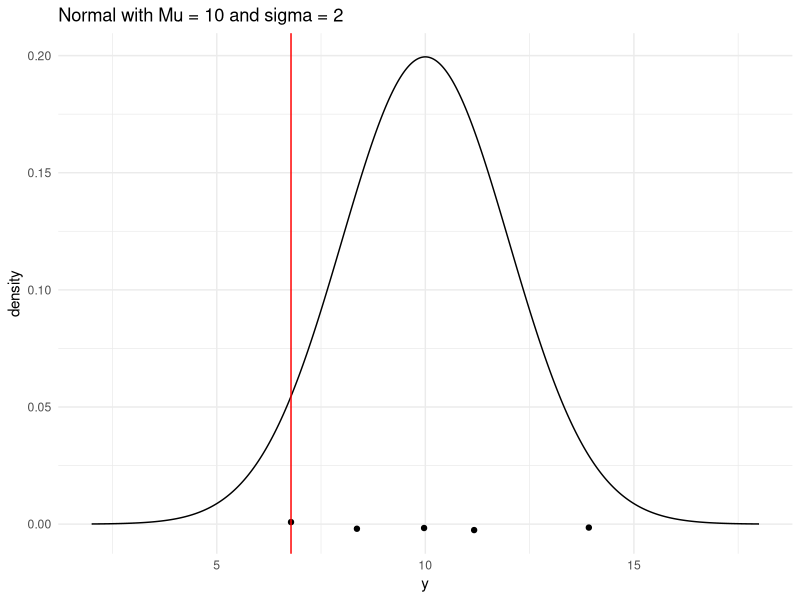
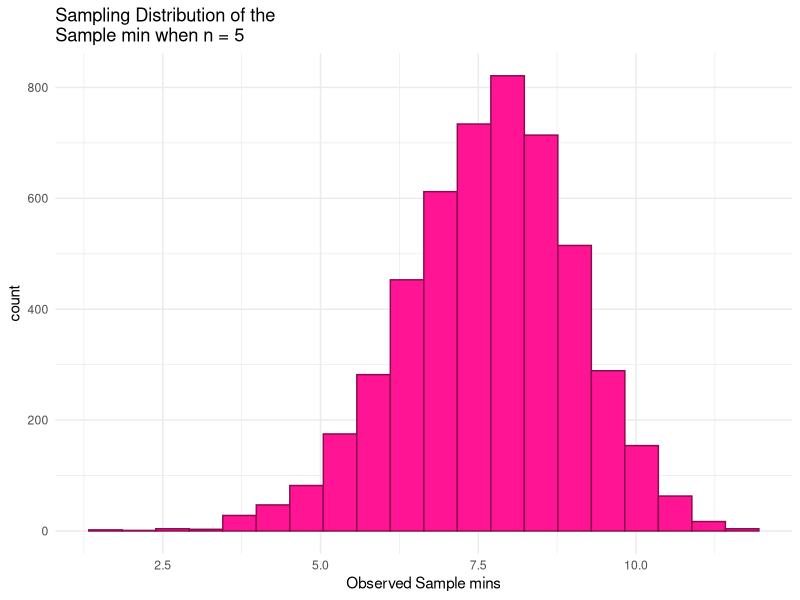
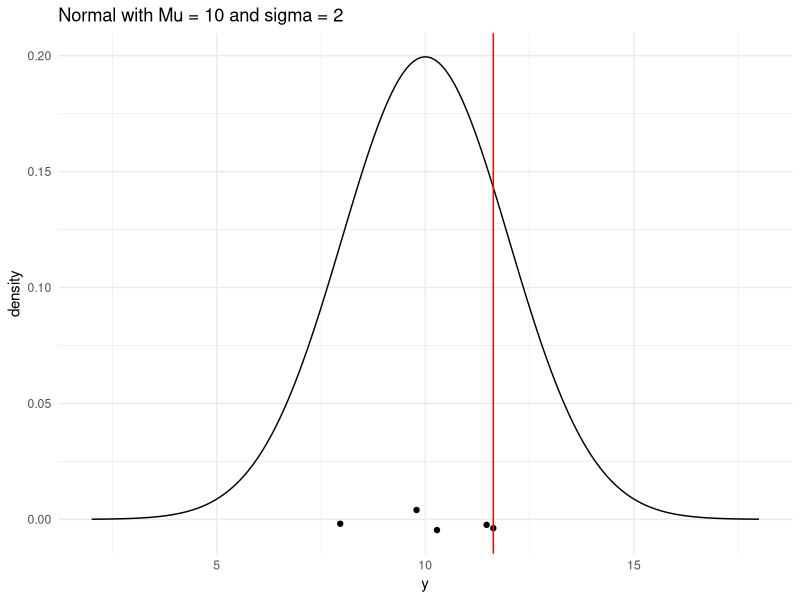
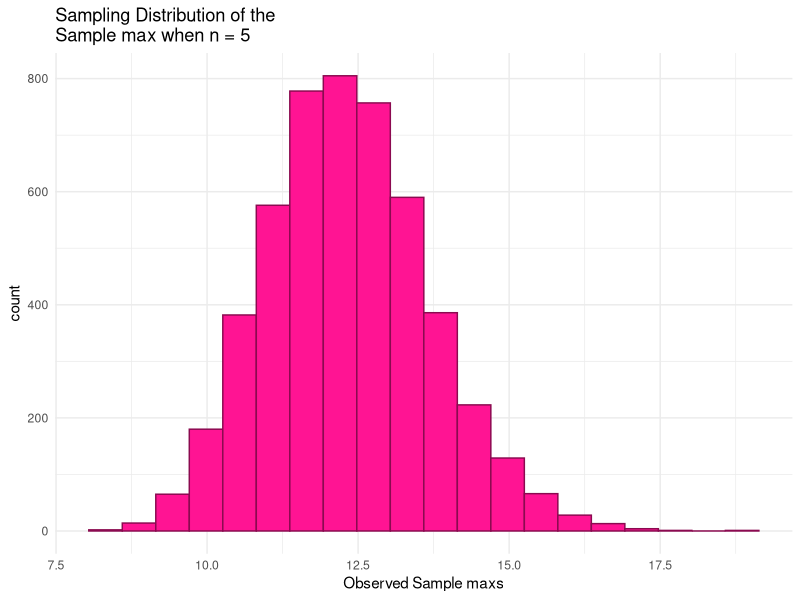
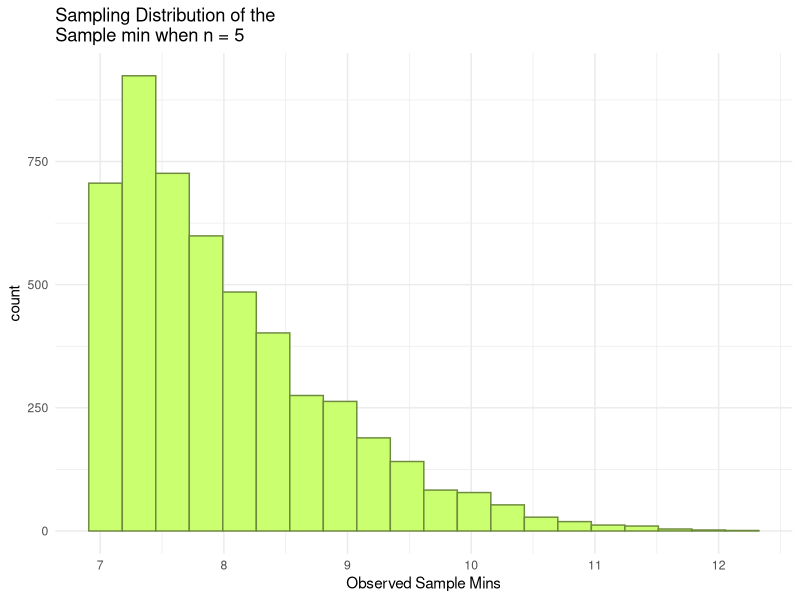
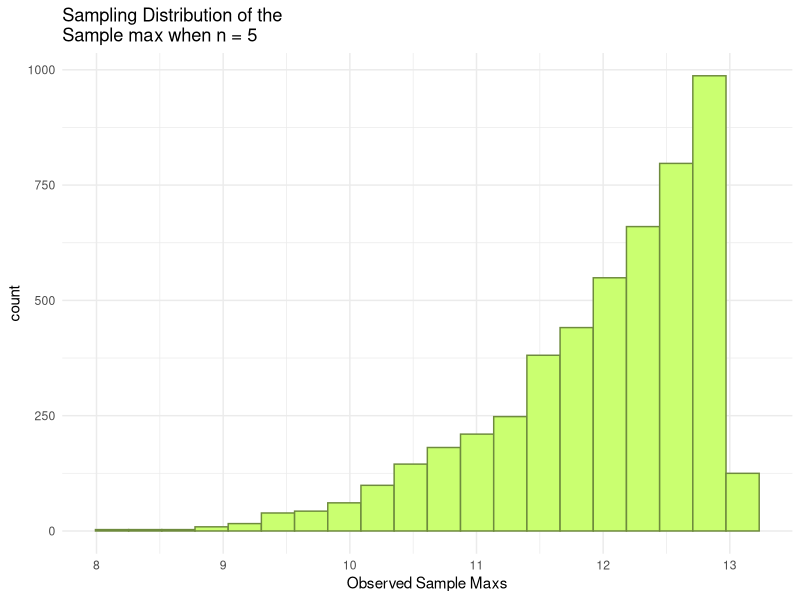
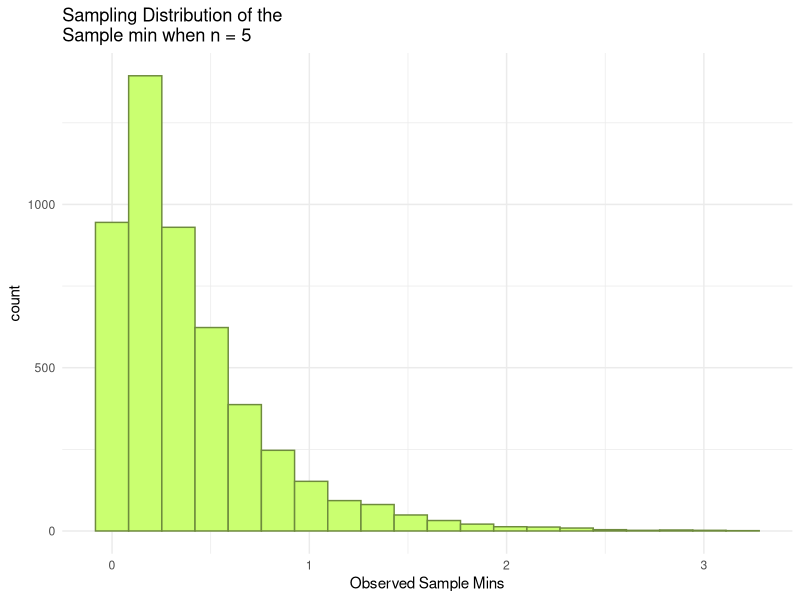
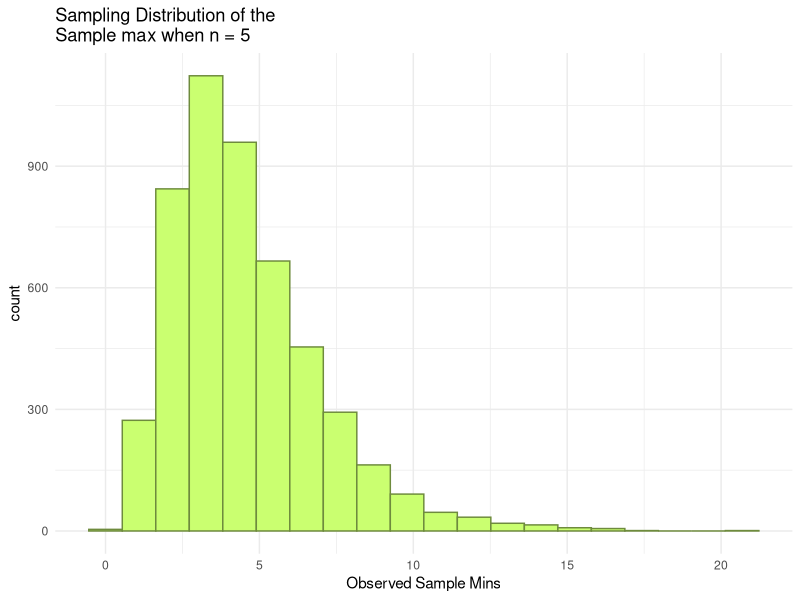

These charts were generated, in order, by the following R code:
## ---- chunk 1
library(tidyverse)
## ---- chunk 2
n <- 5       # sample size
mu <- 10     # population mean
sigma <- 2   # population standard deviation

# generate a random sample of n observations from a normal population
norm_single_sample <- rnorm(n, mu, sigma) |> round(2)
# look at the sample
norm_single_sample 

# compute the sample min
norm_sample_min <- min(norm_single_sample)
# look at the sample min
norm_sample_min   

# generate a range of values that span the population
plot_df <- tibble(xvals = seq(mu - 4 * sigma, mu + 4 * sigma, length.out = 500)) |>
  mutate(xvals_density = dnorm(xvals, mu, sigma))

## plot the population model density curve
ggplot(data = plot_df, aes(x = xvals, y = xvals_density)) +
  geom_line() +
  theme_minimal() +
  ## add the sample points from your sample
  geom_jitter(data = tibble(norm_single_sample), aes(x = norm_single_sample, y = 0),
              width = 0, height = 0.005) +
  ## add a line for the sample min
  geom_vline(xintercept = norm_sample_min, colour = "red") +
  labs(x = "y", y = "density",
       title = "Normal with Mu = 10 and sigma = 2")
## ---- chunk 3
n <- 5            # sample size
mu <- 10          # population mean
sigma <- 2        # population standard deviation

generate_samp_min <- function(mu, sigma, n) {
  
  norm_single_sample <- rnorm(n, mu, sigma)
  norm_sample_min <- min(norm_single_sample)
  
  return(norm_sample_min)
}

## test function once:
generate_samp_min(mu = mu, sigma = sigma, n = n)

nsim <- 5000      # number of simulations

## code to map through the function. 
## the \(i) syntax says to just repeat the generate_samp_min function
## nsim times
norm_mins <- map_dbl(1:nsim, \(i) generate_samp_min(mu = mu, sigma = sigma, n = n))

## print some of the 5000 mins
## each number represents the sample min from __one__ sample.
norm_mins_df <- tibble(norm_mins)
norm_mins_df

ggplot(data = norm_mins_df, aes(x = norm_mins)) +
  geom_histogram(colour = "deeppink4", fill = "deeppink1", bins = 20) +
  theme_minimal() +
  labs(x = "Observed Sample mins",
       title = paste("Sampling Distribution of the \nSample min when n =", n))

norm_mins_df |>
  summarise(mean_samp_dist = mean(norm_mins),
            var_samp_dist = var(norm_mins),
            sd_samp_dist = sd(norm_mins))
## ---- chunk 4
n <- 5       # sample size
mu <- 10     # population mean
sigma <- 2   # population standard deviation

# generate a random sample of n observations from a normal population
single_sample <- rnorm(n, mu, sigma) |> round(2)
# look at the sample
single_sample 

# compute the sample min
sample_max <- max(single_sample)
# look at the sample min
sample_max   

# generate a range of values that span the population
plot_df <- tibble(xvals = seq(mu - 4 * sigma, mu + 4 * sigma, length.out = 500)) |>
  mutate(xvals_density = dnorm(xvals, mu, sigma))

## plot the population model density curve
ggplot(data = plot_df, aes(x = xvals, y = xvals_density)) +
  geom_line() +
  theme_minimal() +
  ## add the sample points from your sample
  geom_jitter(data = tibble(single_sample), aes(x = single_sample, y = 0),
              width = 0, height = 0.005) +
  ## add a line for the sample min
  geom_vline(xintercept = sample_max, colour = "red") +
  labs(x = "y", y = "density",
       title = "Normal with Mu = 10 and sigma = 2")
## ---- chunk 5
n <- 5           # sample size
mu <- 10          # population mean
sigma <- 2        # population standard deviation

generate_samp_max <- function(mu, sigma, n) {
  
  single_sample <- rnorm(n, mu, sigma)
  sample_max <- max(single_sample)
  
  return(sample_max)
}

## test function once:
generate_samp_max(mu = mu, sigma = sigma, n = n)

nsim <- 5000      # number of simulations

## code to map through the function. 
## the \(i) syntax says to just repeat the generate_samp_min function
## nsim times
maxs <- map_dbl(1:nsim, \(i) generate_samp_max(mu = mu, sigma = sigma, n = n))

## print some of the 5000 mins
## each number represents the sample min from __one__ sample.
norm_maxs_df <- tibble(maxs)
norm_maxs_df

ggplot(data = norm_maxs_df, aes(x = maxs)) +
  geom_histogram(colour = "deeppink4", fill = "deeppink1", bins = 20) +
  theme_minimal() +
  labs(x = "Observed Sample maxs",
       title = paste("Sampling Distribution of the \nSample max when n =", n))

norm_maxs_df |>
  summarise(mean_samp_dist = mean(maxs),
            var_samp_dist = var(maxs),
            sd_samp_dist = sd(maxs))

## ---- chunk 6
n <- 5       # sample size
theta1 <- 7
theta2 <- 13
mu <- (theta1+theta2)/2   # population mean
sigma <- sqrt(((theta1+theta2)^2)/12 ) # population standard deviation

generate_unif_min <- function(theta1,theta2, n) {
  
  unif_single_sample <- runif(n, theta1,theta2)
  unif_sample_min <- min(unif_single_sample)
  
  return(unif_sample_min)
}

## test function once:
generate_unif_min(theta1 = theta1, theta2=theta2, n = n)
#> [1] 3.915946

nsim <- 5000      # number of simulations

unif_mins <- map_dbl(1:nsim, \(i) generate_unif_min(theta1 = theta1, theta2=theta2, n = n))

## print some of the 5000 means
## each number represents the sample mean from __one__ sample.
unif_mins_df <- tibble(unif_mins)
unif_mins_df

ggplot(data = unif_mins_df, aes(x = unif_mins)) +
  geom_histogram(colour = "darkolivegreen4", fill = "darkolivegreen1", bins = 20) +
  theme_minimal() +
  labs(x = "Observed Sample Mins",
       title = paste("Sampling Distribution of the \nSample min when n =", n))
## ---- chunk 7
unif_mins_df |>
  summarise(mean_samp_dist = mean(unif_mins),
            var_samp_dist = var(unif_mins),
            sd_samp_dist = sd(unif_mins))
## ---- chunk 8
n <- 5       # sample size
theta1 <- 7
theta2 <- 13
mu <- (theta1+theta2)/2   # population mean
sigma <- sqrt(((theta1+theta2)^2)/12 ) # population standard deviation

generate_unif_max <- function(theta1,theta2, n) {
  
  unif_single_sample <- runif(n, theta1,theta2)
  unif_sample_max <- max(unif_single_sample)
  
  return(unif_sample_max)
}

## test function once:
generate_unif_max(theta1 = theta1, theta2=theta2, n = n)
#> [1] 3.915946

nsim <- 5000      # number of simulations

unif_maxs <- map_dbl(1:nsim, \(i) generate_unif_max(theta1 = theta1, theta2=theta2, n = n))

## print some of the 5000 means
## each number represents the sample mean from __one__ sample.
unif_maxs_df <- tibble(unif_maxs)
unif_maxs_df

ggplot(data = unif_maxs_df, aes(x = unif_maxs)) +
  geom_histogram(colour = "darkolivegreen4", fill = "darkolivegreen1", bins = 20) +
  theme_minimal() +
  labs(x = "Observed Sample Maxs",
       title = paste("Sampling Distribution of the \nSample max when n =", n))

unif_maxs_df |>
  summarise(mean_samp_dist = mean(unif_maxs),
            var_samp_dist = var(unif_maxs),
            sd_samp_dist = sd(unif_maxs))

## ---- chunk 9
n <- 5       # sample size
lambda <- .5
mu <- 1 / lambda   # population mean
sigma <- sqrt(1 / lambda ^ 2)  # population standard deviation

generate_exp_min <- function(lambda, n) {
  
  exp_single_sample <- rexp(n, lambda)
  exp_sample_min <- min(exp_single_sample)
  
  return(exp_sample_min)
}

## test function once:
generate_exp_min(lambda = lambda, n = n)
#> [1] 3.915946

nsim <- 5000      # number of simulations

exp_mins <- map_dbl(1:nsim, \(i) generate_exp_min(lambda = lambda, n = n))

## print some of the 5000 means
## each number represents the sample mean from __one__ sample.
exp_mins_df <- tibble(exp_mins)
exp_mins_df

ggplot(data = exp_mins_df, aes(x = exp_mins)) +
  geom_histogram(colour = "darkolivegreen4", fill = "darkolivegreen1", bins = 20) +
  theme_minimal() +
  labs(x = "Observed Sample Mins",
       title = paste("Sampling Distribution of the \nSample min when n =", n))
## ---- chunk 10
exp_mins_df |>
  summarise(mean_samp_dist = mean(exp_mins),
            var_samp_dist = var(exp_mins),
            sd_samp_dist = sd(exp_mins))
## ---- chunk 11
n <- 5    # sample size
lambda <- .5
mu <- 1 / lambda   # population mean
sigma <- sqrt(1 / lambda ^ 2)  # population standard deviation

generate_exp_max <- function(lambda, n) {
  
  exp_single_sample <- rexp(n, lambda)
  exp_sample_max <- max(exp_single_sample)
  
  return(exp_sample_max)
}

## test function once:
generate_exp_max(lambda = lambda, n = n)
#> [1] 3.915946

nsim <- 5000      # number of simulations

exp_maxs <- map_dbl(1:nsim, \(i) generate_exp_max(lambda = lambda, n = n))

## print some of the 5000 means
## each number represents the sample mean from __one__ sample.
exp_maxs_df <- tibble(exp_maxs)
exp_maxs_df

ggplot(data = exp_maxs_df, aes(x = exp_maxs)) +
  geom_histogram(colour = "darkolivegreen4", fill = "darkolivegreen1", bins = 20) +
  theme_minimal() +
  labs(x = "Observed Sample Mins",
       title = paste("Sampling Distribution of the \nSample max when n =", n))
## ---- chunk 12
exp_maxs_df |>
  summarise(mean_samp_dist = mean(exp_maxs),
            var_samp_dist = var(exp_maxs),
            sd_samp_dist = sd(exp_maxs))
## ---- chunk 13
n <- 5       # sample size
alpha <- 8
beta <- 2
mu <- (alpha)/(alpha+beta)  # population mean
sigma <- sqrt((alpha*beta)/(((alpha+beta)^2)*(alpha+beta+1)) ) # population standard deviation

generate_beta_min <- function(alpha,beta, n) {
  
  beta_single_sample <- rbeta(n, alpha,beta)
  beta_sample_min <- min(beta_single_sample)
  
  return(beta_sample_min)
}

## test function once:
generate_beta_min(alpha = alpha, beta=beta, n = n)
#> [1] 3.915946

nsim <- 5000      # number of simulations

beta_mins <- map_dbl(1:nsim, \(i) generate_beta_min(alpha = alpha, beta=beta, n = n))

## print some of the 5000 means
## each number represents the sample mean from __one__ sample.
beta_mins_df <- tibble(beta_mins)
beta_mins_df

ggplot(data = beta_mins_df, aes(x = beta_mins)) +
  geom_histogram(colour = "darkolivegreen4", fill = "darkolivegreen1", bins = 20) +
  theme_minimal() +
  labs(x = "Observed Sample Mins",
       title = paste("Sampling Distribution of the \nSample min when n =", n))
## ---- chunk 14
beta_mins_df |>
  summarise(mean_samp_dist = mean(beta_mins),
            var_samp_dist = var(beta_mins),
            sd_samp_dist = sd(beta_mins))
## ---- chunk 15
n <- 5       # sample size
alpha <- 8
beta <- 2
mu <- (alpha)/(alpha+beta)  # population mean
sigma <- sqrt((alpha*beta)/(((alpha+beta)^2)*(alpha+beta+1)) ) # population standard deviation

generate_beta_max <- function(alpha,beta, n) {
  
  single_sample <- rbeta(n, alpha,beta)
  sample_max <- max(single_sample)
  
  return(sample_max)
}

## test function once:
generate_beta_max(alpha = alpha, beta=beta, n = n)
#> [1] 3.915946

nsim <- 5000      # number of simulations

maxs <- map_dbl(1:nsim, \(i) generate_beta_max(alpha = alpha, beta=beta, n = n))

## print some of the 5000 means
## each number represents the sample mean from __one__ sample.
beta_maxs_df <- tibble(maxs)
beta_maxs_df

ggplot(data = beta_maxs_df, aes(x = maxs)) +
  geom_histogram(colour = "darkolivegreen4", fill = "darkolivegreen1", bins = 20) +
  theme_minimal() +
  labs(x = "Observed Sample Maxs",
       title = paste("Sampling Distribution of the \nSample max when n =", n))


beta_maxs_df |>
  summarise(mean_samp_dist = mean(maxs),
            var_samp_dist = var(maxs),
            sd_samp_dist = sd(maxs))
## ---- chunk 16
library(tidyverse)
## create population graphs


norm_df <- tibble(x = seq(3, 17, length.out = 1000),
                  dens = dnorm(x, mean = 10, sd = 2),
                  pop = "normal(10, 4)")
unif_df <- tibble(x = seq(7, 13, length.out = 1000),
                  dens = dunif(x, 7, 13),
                  pop = "uniform(7, 13)")
exp_df <- tibble(x = seq(0, 10, length.out = 1000),
                 dens = dexp(x, 0.5),
                 pop = "exp(0.5)")
beta_df <- tibble(x = seq(0, 1, length.out = 1000),
                  dens = dbeta(x, 8, 2),
                  pop = "beta(8, 2)")

pop_plot <- bind_rows(norm_df, unif_df, exp_df, beta_df) |>
  mutate(pop = fct_relevel(pop, c("normal(10, 4)", "uniform(7, 13)",
                                  "exp(0.5)", "beta(8, 2)")))


ggplot(data = pop_plot, aes(x = x, y = dens)) +
  geom_line() +
  theme_minimal() +
  facet_wrap(~ pop, nrow = 1, scales = "free") +
  labs(title = "Population Distributions for Each Simulation Setting")


## ---- chunk 17
n <- 5
## CHANGE 0 and 3 to represent where you want your graph to start and end
## on the x-axis
x <- seq(0, 18, length.out = 1000)
## CHANGE to be the pdf you calculated. Note that, as of now, 
## this is not a proper density (it does not integrate to 1).
density <- 5 * (1-exp(-(.5)*x)) ^(4) * (.5*exp(-(.5)*x))


## put into tibble and plot
samp_max_df <- tibble(x, density)
ggplot(data = samp_max_df, aes(x = x, y = density)) +
  geom_line() +
  theme_minimal()+
  labs(title= "PDF for Ymax of Exp(.5)")
## ---- chunk 18
n <- 5
## CHANGE 0 and 3 to represent where you want your graph to start and end
## on the x-axis
x <- seq(0, 5, length.out = 1000)
## CHANGE to be the pdf you calculated. Note that, as of now, 
## this is not a proper density (it does not integrate to 1).
density <- 2.5*exp(-(2.5)*x)


## put into tibble and plot
samp_min_df <- tibble(x, density)
ggplot(data = samp_min_df, aes(x = x, y = density)) +
  geom_line() +
  theme_minimal() +
  labs(title= "PDF for Ymin of Exp(.5)")
  
